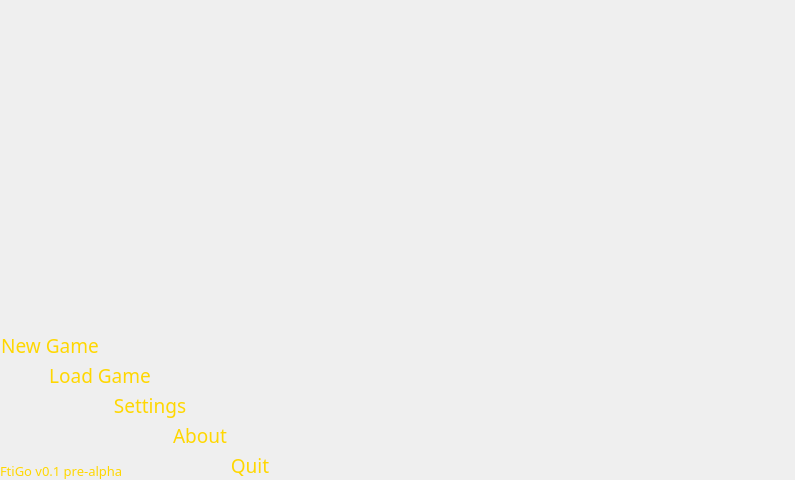
<?xml version="1.0" encoding="UTF-8"?>
<ui version="4.0">
 <class>MainMenu</class>
 <widget class="QMainWindow" name="MainMenu">
  <property name="geometry">
   <rect>
    <x>0</x>
    <y>0</y>
    <width>795</width>
    <height>480</height>
   </rect>
  </property>
  <property name="windowTitle">
   <string>MainMenu</string>
  </property>
  <property name="styleSheet">
   <string notr="true"/>
  </property>
  <widget class="QWidget" name="centralWidget">
   <widget class="QPushButton" name="newGameButton">
    <property name="geometry">
     <rect>
      <x>0</x>
      <y>330</y>
      <width>100</width>
      <height>30</height>
     </rect>
    </property>
    <property name="palette">
     <palette>
      <active>
       <colorrole role="ButtonText">
        <brush brushstyle="SolidPattern">
         <color alpha="255">
          <red>255</red>
          <green>215</green>
          <blue>0</blue>
         </color>
        </brush>
       </colorrole>
      </active>
      <inactive>
       <colorrole role="ButtonText">
        <brush brushstyle="SolidPattern">
         <color alpha="255">
          <red>255</red>
          <green>215</green>
          <blue>0</blue>
         </color>
        </brush>
       </colorrole>
      </inactive>
      <disabled>
       <colorrole role="ButtonText">
        <brush brushstyle="SolidPattern">
         <color alpha="255">
          <red>120</red>
          <green>120</green>
          <blue>120</blue>
         </color>
        </brush>
       </colorrole>
      </disabled>
     </palette>
    </property>
    <property name="font">
     <font>
      <family>GothicRus Condenced</family>
      <pointsize>14</pointsize>
     </font>
    </property>
    <property name="contextMenuPolicy">
     <enum>Qt::PreventContextMenu</enum>
    </property>
    <property name="toolTip">
     <string/>
    </property>
    <property name="styleSheet">
     <string notr="true">#newGameButton{
border: none;
background: none;
}
#newGameButton:hover{
border: none;
background: none;
color: red;
}</string>
    </property>
    <property name="text">
     <string>New Game</string>
    </property>
   </widget>
   <widget class="QPushButton" name="loadGameButton">
    <property name="geometry">
     <rect>
      <x>50</x>
      <y>360</y>
      <width>100</width>
      <height>30</height>
     </rect>
    </property>
    <property name="palette">
     <palette>
      <active>
       <colorrole role="ButtonText">
        <brush brushstyle="SolidPattern">
         <color alpha="255">
          <red>255</red>
          <green>215</green>
          <blue>0</blue>
         </color>
        </brush>
       </colorrole>
      </active>
      <inactive>
       <colorrole role="ButtonText">
        <brush brushstyle="SolidPattern">
         <color alpha="255">
          <red>255</red>
          <green>215</green>
          <blue>0</blue>
         </color>
        </brush>
       </colorrole>
      </inactive>
      <disabled>
       <colorrole role="ButtonText">
        <brush brushstyle="SolidPattern">
         <color alpha="255">
          <red>120</red>
          <green>120</green>
          <blue>120</blue>
         </color>
        </brush>
       </colorrole>
      </disabled>
     </palette>
    </property>
    <property name="font">
     <font>
      <family>GothicRus Condenced</family>
      <pointsize>14</pointsize>
     </font>
    </property>
    <property name="contextMenuPolicy">
     <enum>Qt::PreventContextMenu</enum>
    </property>
    <property name="styleSheet">
     <string notr="true">#loadGameButton{
border: none;
background: none;
}
#loadGameButton:hover{
border: none;
background: none;
color: red;
}</string>
    </property>
    <property name="text">
     <string>Load Game</string>
    </property>
   </widget>
   <widget class="QPushButton" name="settingsButton">
    <property name="geometry">
     <rect>
      <x>100</x>
      <y>390</y>
      <width>100</width>
      <height>30</height>
     </rect>
    </property>
    <property name="palette">
     <palette>
      <active>
       <colorrole role="ButtonText">
        <brush brushstyle="SolidPattern">
         <color alpha="255">
          <red>255</red>
          <green>215</green>
          <blue>0</blue>
         </color>
        </brush>
       </colorrole>
      </active>
      <inactive>
       <colorrole role="ButtonText">
        <brush brushstyle="SolidPattern">
         <color alpha="255">
          <red>255</red>
          <green>215</green>
          <blue>0</blue>
         </color>
        </brush>
       </colorrole>
      </inactive>
      <disabled>
       <colorrole role="ButtonText">
        <brush brushstyle="SolidPattern">
         <color alpha="255">
          <red>120</red>
          <green>120</green>
          <blue>120</blue>
         </color>
        </brush>
       </colorrole>
      </disabled>
     </palette>
    </property>
    <property name="font">
     <font>
      <family>GothicRus Condenced</family>
      <pointsize>14</pointsize>
     </font>
    </property>
    <property name="contextMenuPolicy">
     <enum>Qt::PreventContextMenu</enum>
    </property>
    <property name="styleSheet">
     <string notr="true">#settingsButton{
border: none;
background: none;
}
#settingsButton:hover{
border: none;
background: none;
color: red;
}</string>
    </property>
    <property name="text">
     <string>Settings</string>
    </property>
   </widget>
   <widget class="QPushButton" name="aboutButton">
    <property name="geometry">
     <rect>
      <x>150</x>
      <y>420</y>
      <width>100</width>
      <height>30</height>
     </rect>
    </property>
    <property name="palette">
     <palette>
      <active>
       <colorrole role="ButtonText">
        <brush brushstyle="SolidPattern">
         <color alpha="255">
          <red>255</red>
          <green>215</green>
          <blue>0</blue>
         </color>
        </brush>
       </colorrole>
      </active>
      <inactive>
       <colorrole role="ButtonText">
        <brush brushstyle="SolidPattern">
         <color alpha="255">
          <red>255</red>
          <green>215</green>
          <blue>0</blue>
         </color>
        </brush>
       </colorrole>
      </inactive>
      <disabled>
       <colorrole role="ButtonText">
        <brush brushstyle="SolidPattern">
         <color alpha="255">
          <red>120</red>
          <green>120</green>
          <blue>120</blue>
         </color>
        </brush>
       </colorrole>
      </disabled>
     </palette>
    </property>
    <property name="font">
     <font>
      <family>GothicRus Condenced</family>
      <pointsize>14</pointsize>
     </font>
    </property>
    <property name="contextMenuPolicy">
     <enum>Qt::PreventContextMenu</enum>
    </property>
    <property name="styleSheet">
     <string notr="true">#aboutButton{
border: none;
background: none;
}
#aboutButton:hover{
border: none;
background: none;
color: red;
}</string>
    </property>
    <property name="text">
     <string>About</string>
    </property>
   </widget>
   <widget class="QPushButton" name="quitButton">
    <property name="geometry">
     <rect>
      <x>200</x>
      <y>450</y>
      <width>100</width>
      <height>30</height>
     </rect>
    </property>
    <property name="palette">
     <palette>
      <active>
       <colorrole role="ButtonText">
        <brush brushstyle="SolidPattern">
         <color alpha="255">
          <red>255</red>
          <green>215</green>
          <blue>0</blue>
         </color>
        </brush>
       </colorrole>
      </active>
      <inactive>
       <colorrole role="ButtonText">
        <brush brushstyle="SolidPattern">
         <color alpha="255">
          <red>255</red>
          <green>215</green>
          <blue>0</blue>
         </color>
        </brush>
       </colorrole>
      </inactive>
      <disabled>
       <colorrole role="ButtonText">
        <brush brushstyle="SolidPattern">
         <color alpha="255">
          <red>120</red>
          <green>120</green>
          <blue>120</blue>
         </color>
        </brush>
       </colorrole>
      </disabled>
     </palette>
    </property>
    <property name="font">
     <font>
      <family>GothicRus Condenced</family>
      <pointsize>14</pointsize>
     </font>
    </property>
    <property name="contextMenuPolicy">
     <enum>Qt::PreventContextMenu</enum>
    </property>
    <property name="styleSheet">
     <string notr="true">#quitButton{
border: none;
background: none;
}
#quitButton:hover{
border: none;
background: none;
color: red;
}</string>
    </property>
    <property name="text">
     <string>Quit</string>
    </property>
   </widget>
   <widget class="QLabel" name="background">
    <property name="geometry">
     <rect>
      <x>0</x>
      <y>0</y>
      <width>795</width>
      <height>480</height>
     </rect>
    </property>
    <property name="text">
     <string/>
    </property>
   </widget>
   <widget class="QLabel" name="version">
    <property name="geometry">
     <rect>
      <x>0</x>
      <y>460</y>
      <width>121</width>
      <height>21</height>
     </rect>
    </property>
    <property name="palette">
     <palette>
      <active>
       <colorrole role="WindowText">
        <brush brushstyle="SolidPattern">
         <color alpha="255">
          <red>255</red>
          <green>215</green>
          <blue>0</blue>
         </color>
        </brush>
       </colorrole>
       <colorrole role="Text">
        <brush brushstyle="SolidPattern">
         <color alpha="255">
          <red>255</red>
          <green>215</green>
          <blue>0</blue>
         </color>
        </brush>
       </colorrole>
       <colorrole role="ButtonText">
        <brush brushstyle="SolidPattern">
         <color alpha="255">
          <red>255</red>
          <green>215</green>
          <blue>0</blue>
         </color>
        </brush>
       </colorrole>
      </active>
      <inactive>
       <colorrole role="WindowText">
        <brush brushstyle="SolidPattern">
         <color alpha="255">
          <red>255</red>
          <green>215</green>
          <blue>0</blue>
         </color>
        </brush>
       </colorrole>
       <colorrole role="Text">
        <brush brushstyle="SolidPattern">
         <color alpha="255">
          <red>255</red>
          <green>215</green>
          <blue>0</blue>
         </color>
        </brush>
       </colorrole>
       <colorrole role="ButtonText">
        <brush brushstyle="SolidPattern">
         <color alpha="255">
          <red>255</red>
          <green>215</green>
          <blue>0</blue>
         </color>
        </brush>
       </colorrole>
      </inactive>
      <disabled>
       <colorrole role="WindowText">
        <brush brushstyle="SolidPattern">
         <color alpha="255">
          <red>255</red>
          <green>215</green>
          <blue>0</blue>
         </color>
        </brush>
       </colorrole>
       <colorrole role="Text">
        <brush brushstyle="SolidPattern">
         <color alpha="255">
          <red>255</red>
          <green>215</green>
          <blue>0</blue>
         </color>
        </brush>
       </colorrole>
       <colorrole role="ButtonText">
        <brush brushstyle="SolidPattern">
         <color alpha="255">
          <red>255</red>
          <green>215</green>
          <blue>0</blue>
         </color>
        </brush>
       </colorrole>
      </disabled>
     </palette>
    </property>
    <property name="font">
     <font>
      <family>GothicRus Condenced</family>
      <pointsize>10</pointsize>
     </font>
    </property>
    <property name="styleSheet">
     <string notr="true">#version{
border: none;
background: none;
color:  gold;
}
#version:hover{
border: none;
background: none;
color: red;
}</string>
    </property>
    <property name="text">
     <string>FtiGo v0.1 pre-alpha</string>
    </property>
   </widget>
   <zorder>background</zorder>
   <zorder>newGameButton</zorder>
   <zorder>loadGameButton</zorder>
   <zorder>settingsButton</zorder>
   <zorder>aboutButton</zorder>
   <zorder>quitButton</zorder>
   <zorder>version</zorder>
  </widget>
 </widget>
 <layoutdefault spacing="6" margin="11"/>
 <resources/>
 <connections/>
</ui>
